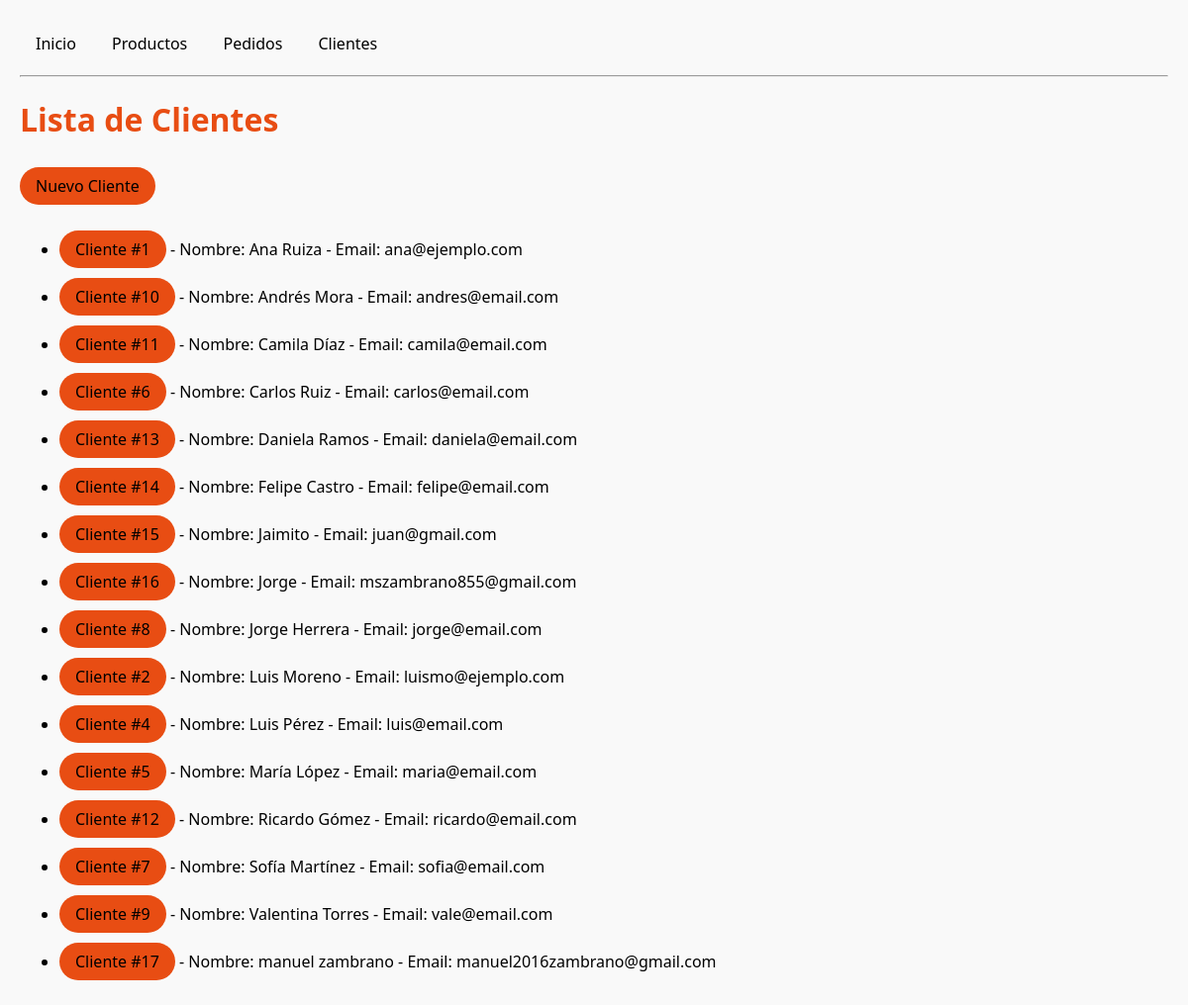
/clientes/, run on the app's committed database.
### tienda/models.py (models this page shows, shortened)
class Cliente(models.Model):
    nombre = models.CharField(max_length=100)
    email = models.EmailField(unique=True)
    fecha_regitro = models.DateTimeField(auto_now_add=True)
    activo = models.BooleanField(default=True)

### tienda/views.py (the view)
# urls.py: path("clientes/", views.lista_clientes, name="lista_clientes"),
def lista_clientes(request):
    clientes = Cliente.objects.all().order_by("nombre")
    return render(request, "tienda/lista_clientes.html", {"clientes": clientes})

### tienda/templates/tienda/lista_clientes.html (shortened to what this page needs)
{% extends 'tienda/base.html' %}
{% block content %}
    <h1>Lista de Clientes</h1>
    <p>
        <a href="{% url 'tienda:crear_cliente' %}" class="btn primary"> Nuevo Cliente </a>
    </p>
    <ul>
        {% for c in clientes %}
            <li>
                <a href="{% url 'tienda:detalle_cliente' c.pk %}" class="btn primary">
                    Cliente #{{ c.pk }}
                </a>
                - Nombre: {{c.nombre}}
                - Email: {{c.email}}
            </li>
            {%empty%}
                <li>No hay clientes disponibles</li>
        {% endfor %}
    </ul>
{% endblock %}

### tienda/static/css/main.css (style rules this page uses)
body { font-family: 'Segoe UI', sans-serif; margin: 20px; background-color: #f9f9f9; }
h1 { color: #e84d13; }
.btn { display: inline-block; padding: 8px 16px; margin: 5px 0; color: black; text-decoration: none; border-radius: 9999px; font-weight: 500; transition: background 0.3s, transform 0.2s; }
.primary { background-color: #e84d13; }

### data on the page
Cliente: pk "1", nombre "Ana Ruiza", email "ana@ejemplo.com"
Cliente: pk "10", nombre "Andrés Mora", email "andres@email.com"
Cliente: pk "11", nombre "Camila Díaz", email "camila@email.com"
Cliente: pk "6", nombre "Carlos Ruiz", email "carlos@email.com"
Cliente: pk "13", nombre "Daniela Ramos", email "daniela@email.com"
Cliente: pk "14", nombre "Felipe Castro", email "felipe@email.com"
Cliente: pk "15", nombre "Jaimito", email "juan@gmail.com"
Cliente: pk "16", nombre "Jorge", email "mszambrano855@gmail.com"
Cliente: pk "8", nombre "Jorge Herrera", email "jorge@email.com"
Cliente: pk "2", nombre "Luis Moreno", email "luismo@ejemplo.com"
Cliente: pk "4", nombre "Luis Pérez", email "luis@email.com"
Cliente: pk "5", nombre "María López", email "maria@email.com"
Cliente: pk "12", nombre "Ricardo Gómez", email "ricardo@email.com"
Cliente: pk "7", nombre "Sofía Martínez", email "sofia@email.com"
Cliente: pk "9", nombre "Valentina Torres", email "vale@email.com"
Cliente: pk "17", nombre "manuel zambrano", email "manuel2016zambrano@gmail.com"
